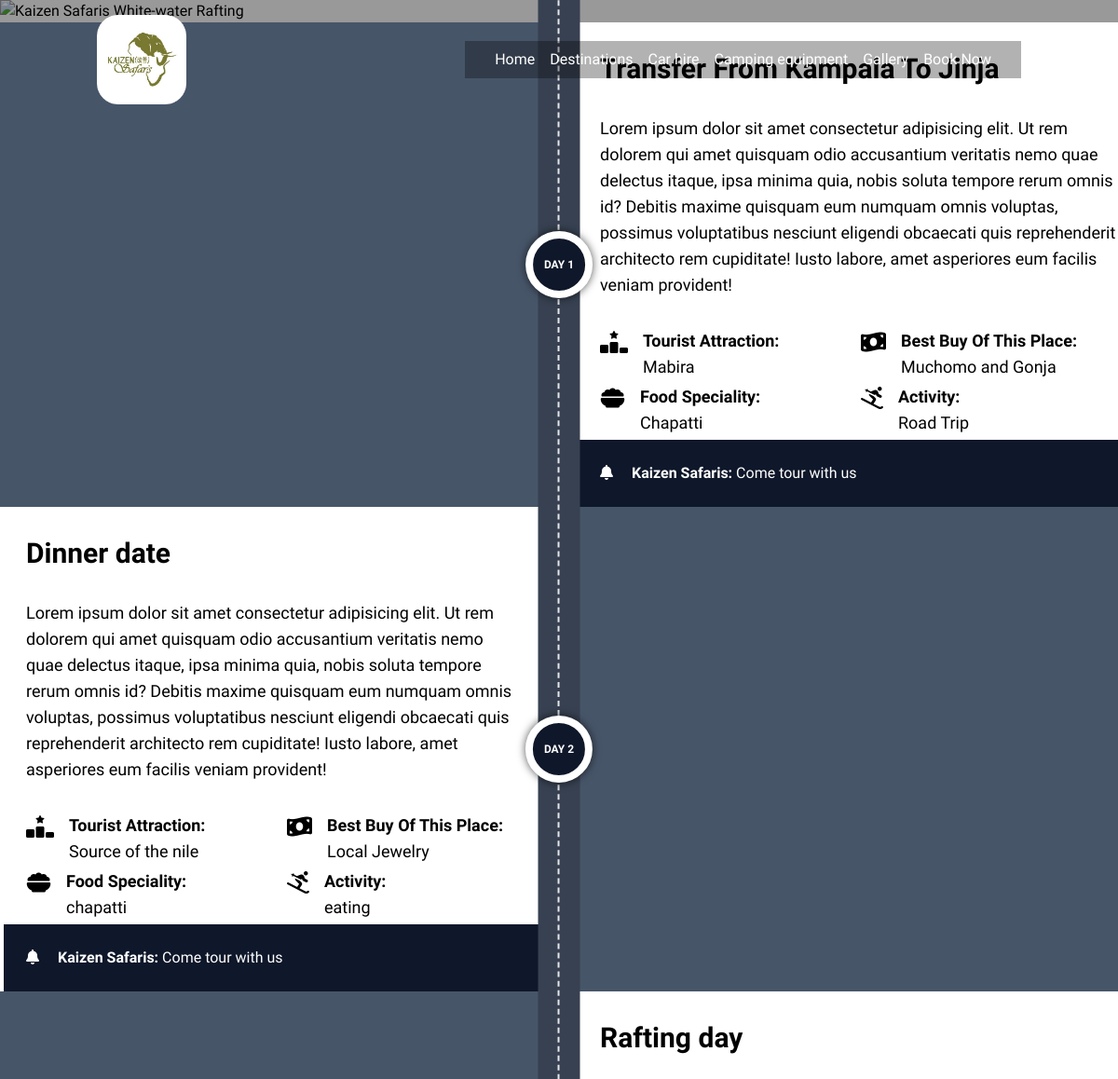
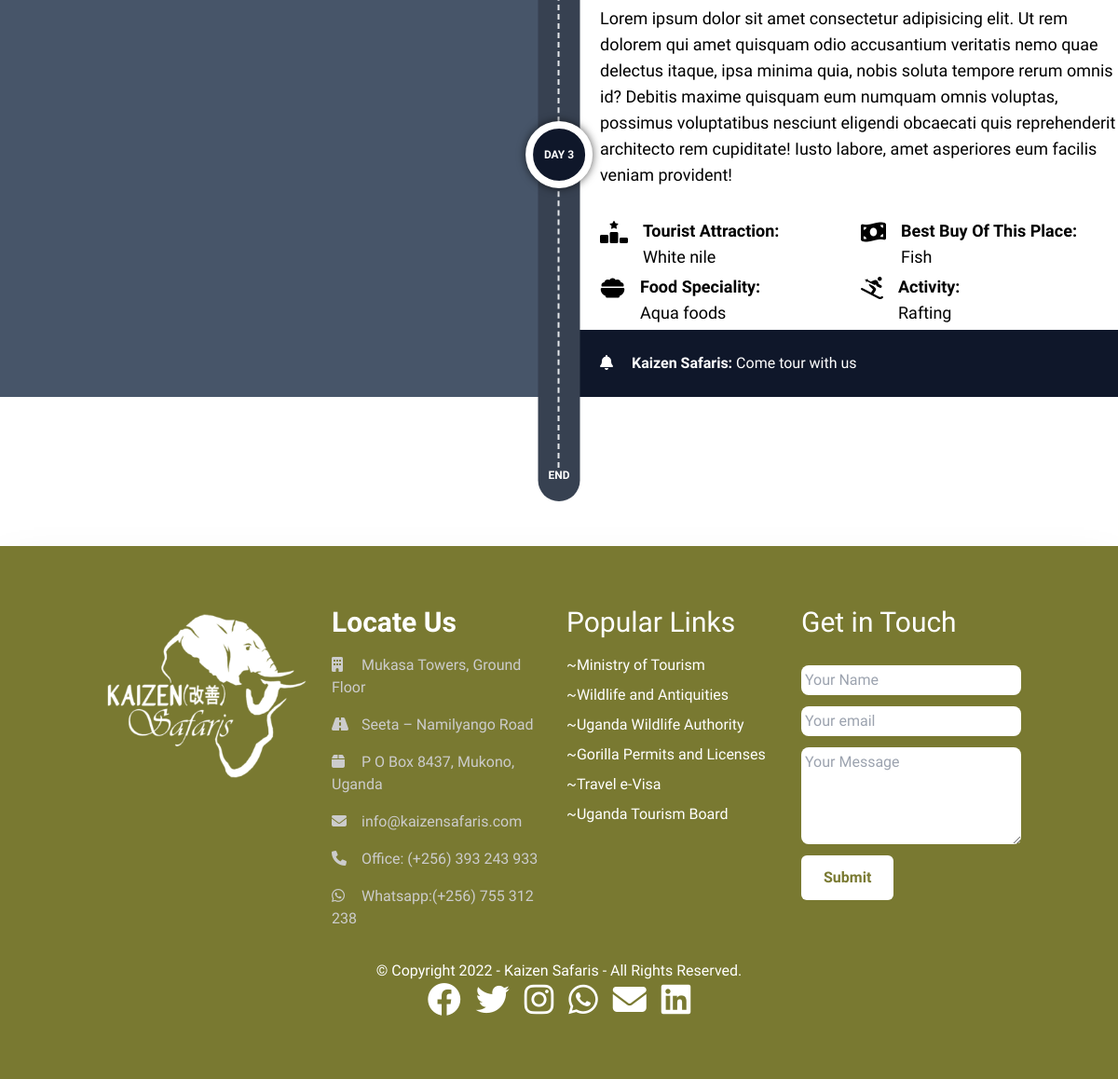
Page /destinations/itineraries/3 on the committed database (2 pictures, top to bottom).
### destinations/models.py (models this page shows, shortened)
class Day(models.Model):
    itinerary = models.ForeignKey(Itinerary, on_delete=models.CASCADE, related_name='days')
    image = models.ImageField(null=True)
    day = models.CharField(max_length=6, blank=True)
    title = models.CharField(max_length=100)
    description = models.TextField()
    tourist_attraction = models.CharField(max_length=100)
    best_buy = models.CharField(max_length=50)
    food_speciality = models.CharField(max_length=50)
    activity = models.CharField(max_length=50)
    class Meta:
        verbose_name = 'Day'
        verbose_name_plural = 'Days'

### destinations/views.py (the view)
# urls.py: path('itineraries/<int:pk>', itineraryDetailView, name='itinerary-detail'),
def itineraryDetailView(request, pk):
    template_name = 'destinations/itinerary-detail.html'
    itinerary = Itinerary.objects.get(id=pk)
    context = {
        'itinerary': itinerary,
    }
    return render(request, template_name, context)

### destinations/templates/destinations/itinerary-detail.html (shortened to what this page needs)
{% extends 'base.html' %}
{% load static %}
{% block content %}
    <section id="banner" class="overflow-hidden h-[80vh]">
        <div class="relative h-full">
            <div class="cover z-10 absolute top-0 left-0 w-full h-full bg-black bg-opacity-40">
                <div id="hero-space"></div>
            </div>
        </div>
    </section>
    <section class="pb-40">
        <section class="cards relative">
            {% for day in itinerary.days.all %}
                <div class="card grid sm:grid-cols-2 sm:gap-8 ">
                    <figure class="card-item relative bg-slate-600">
                        <div class="circle transition-all absolute bg-slate-900 rounded-full aspect-square p-3 sm:p-3 sm:top-1/2 z-30 grid justify-center content-center text-xs">
                            <span class="text-white font-bold">DAY {{ day.day }}</span>
                        </div>
                    </figure>
                    <article class="card-item pt-8 grid pl-1">
                        <h3 class="mt-8 sm:mt-0 ml-6 font-semibold text-3xl">{{ day.title }}</h3>
                        <p class="desc ml-6 text-lg my-8">
                            {{ day.description }}
                        </p>
                        <div class=" ml-6 grid gap-4 sm:gap-1 mb-3 sm:mb-1 sm:grid-cols-2 text-lg">
                            <div class="flex">
                                <div class="icon text-2xl mr-4">
                                    <i class="fas fa-ranking-star"></i>
                                </div>
                                <div>
                                    <h4 class=" font-semibold">Tourist Attraction:</h4>
                                    <p>{{ day.tourist_attraction }}</p>
                                </div>
                            </div>
                            <div class="flex">
                                <div class="icon text-2xl mr-4">
                                    <i class="fas fa-money-bill-wave"></i>
                                </div>
                                <div>
                                    <h4 class=" font-semibold">Best Buy Of This Place:</h4>
                                    <p>{{ day.best_buy }}</p>
                                </div>
                            </div>
                            <div class="flex">
                                <div class="icon text-2xl mr-4">
                                    <i class="fas fa-bowl-food"></i>
                                </div>
                                <div>
                                    <h4 class=" font-semibold">Food Speciality:</h4>
                                    <p>{{ day.food_speciality }}</p>
                                </div>
                            </div>
                            <div class="flex">
                                <div class="icon text-2xl mr-4">
                                    <i class="fas fa-skiing"></i>
                                </div>
                                <div>
                                    <h4 class=" font-semibold">Activity:</h4>
                                    <p>{{ day.activity }}</p>
                                </div>
                            </div>
                        </div>
                        <footer class=" p-6 bg-slate-900 text-white mt-auto">
                            <i class="fas fa-bell mr-4"></i>
                            <strong>Kaizen Safaris:</strong> Come tour with us
                        </footer>
                    </article>
                </div>
            {% endfor %}
            <div id="spacer" class="absolute bg-gray-700 p-1 sm:left-1/2 top-0 rounded-full flex flex-col justify-center text-white z-20">
                <div class="endpts bg-gray-700 uppercase text-xs font-semibold text-center mb-4">end</div>
            </div>
        </section>
    </section>
{% endblock content %}

### static/css/style.css (style rules this page uses)
html { line-height: 1.5; -webkit-text-size-adjust: 100%; -moz-tab-size: 4; -o-tab-size: 4; tab-size: 4; font-family: ui-sans-serif, system-ui, -apple-system, BlinkMacSystemFont, "Segoe UI", Roboto, "Helvetica Neue", Arial, "Noto Sans", sans-serif, "Apple Color Emoji", "Segoe UI Emoji", "Segoe UI Symbol", "Noto Color Emoji"; }
body { margin: 0; line-height: inherit; }
h1, h2, h3, h4, h5, h6 { font-size: inherit; font-weight: inherit; }
b, strong { font-weight: bolder; }
blockquote, dl, dd, h1, h2, h3, h4, h5, h6, hr, figure, p, pre { margin: 0; }
.absolute { position: absolute; }
.relative { position: relative; }
.left-0 { left: 0px; }
.top-0 { top: 0px; }
.z-10 { z-index: 10; }
.z-30 { z-index: 30; }
.z-20 { z-index: 20; }
.my-8 { margin-top: 2rem; margin-bottom: 2rem; }
.mb-4 { margin-bottom: 1rem; }
.mr-4 { margin-right: 1rem; }
.mt-8 { margin-top: 2rem; }
.mt-auto { margin-top: auto; }
.ml-6 { margin-left: 1.5rem; }
.mb-3 { margin-bottom: 0.75rem; }
.flex { display: flex; }
.grid { display: grid; }
.aspect-square { aspect-ratio: 1 / 1; }
.h-full { height: 100%; }
.h-\[80vh\] { height: 80vh; }
.w-full { width: 100%; }
.flex-col { flex-direction: column; }
.content-center { align-content: center; }
.justify-center { justify-content: center; }
.gap-4 { gap: 1rem; }
.overflow-hidden { overflow: hidden; }
.overflow-x-hidden { overflow-x: hidden; }
.rounded-full { border-radius: 9999px; }
.bg-black { --tw-bg-opacity: 1; background-color: rgb(0 0 0 / var(--tw-bg-opacity)); }
.bg-slate-600 { --tw-bg-opacity: 1; background-color: rgb(71 85 105 / var(--tw-bg-opacity)); }
.bg-slate-900 { --tw-bg-opacity: 1; background-color: rgb(15 23 42 / var(--tw-bg-opacity)); }
.bg-gray-700 { --tw-bg-opacity: 1; background-color: rgb(55 65 81 / var(--tw-bg-opacity)); }
.bg-opacity-40 { --tw-bg-opacity: 0.4; }
.p-1 { padding: 0.25rem; }
.p-3 { padding: 0.75rem; }
.p-6 { padding: 1.5rem; }
.pb-40 { padding-bottom: 10rem; }
.pt-8 { padding-top: 2rem; }
.pl-1 { padding-left: 0.25rem; }
.text-center { text-align: center; }
.text-3xl { font-size: 1.875rem; line-height: 2.25rem; }
.text-lg { font-size: 1.125rem; line-height: 1.75rem; }
.text-xs { font-size: 0.75rem; line-height: 1rem; }
.text-2xl { font-size: 1.5rem; line-height: 2rem; }
.font-bold { font-weight: 700; }
.font-semibold { font-weight: 600; }
.uppercase { text-transform: uppercase; }
.text-white { --tw-text-opacity: 1; color: rgb(255 255 255 / var(--tw-text-opacity)); }
.transition-all { transition-property: all; transition-timing-function: cubic-bezier(0.4, 0, 0.2, 1); transition-duration: 150ms; }
body { font-family: 'Comic Neue', cursive; }
@media (min-width: 640px) { .sm\:top-1\/2 { top: 50%; } }
@media (min-width: 640px) { .sm\:left-1\/2 { left: 50%; } }
@media (min-width: 640px) { .sm\:mt-0 { margin-top: 0px; } }
@media (min-width: 640px) { .sm\:mb-1 { margin-bottom: 0.25rem; } }
@media (min-width: 640px) { .sm\:grid-cols-2 { grid-template-columns: repeat(2, minmax(0, 1fr)); } }
@media (min-width: 640px) { .sm\:gap-8 { gap: 2rem; } }
@media (min-width: 640px) { .sm\:gap-1 { gap: 0.25rem; } }
@media (min-width: 640px) { .sm\:p-3 { padding: 0.75rem; } }

### destinations/templates/destinations/itinerary-detail.html (style rules this page uses)
#spacer { height: calc(100% + 17rem); transform: translateY(-10rem) translateX(-45%); }
.endpts { transform: translateX(45%); }
@media screen and (min-width: 640px) { .circle { border: 8px solid white; box-shadow: 0 0 10px #000000aa; } }
@media screen and (min-width: 640px) { #spacer { height: calc(100% + 17rem); transform: translateY(-10rem) translateX(-50%); } }
@media screen and (min-width: 640px) { .endpts { transform: translateX(0); } }
@media screen and (min-width: 640px) { .card:nth-child(even) article .desc { padding-right: 2rem; } }
@media screen and (min-width: 640px) { .card:nth-child(even) .card-item:last-child { order: -1; } }
@media screen and (min-width: 640px) { .card:nth-child(even) .card-item .circle { left: 0; transform: translateY(-50%) translateX(calc(-50% - 1rem)); } }
@media screen and (min-width: 640px) { .card:nth-child(odd) .card-item .circle { right: 0; transform: translateY(-50%) translateX(calc(50% + 1rem)); } }

### rows in the picture
Day: day "1", title "Transfer From Kampala To Jinja", description "Lorem ipsum dolor sit amet consectetur adipisicing elit. Ut rem dolorem qui amet quisquam odio accusantium veritatis nemo quae delectus itaque, ipsa minima quia, nobis soluta tempore rerum omnis id? Debitis maxime quisquam eum numquam omnis voluptas, possimus voluptatibus nesciunt eligendi obcaecati quis reprehenderit architecto rem cupiditate! Iusto labore, amet asperiores eum facilis veniam provident!", tourist_attraction "Mabira", best_buy "Muchomo and Gonja", food_speciality "Chapatti", activity "Road Trip"
Day: day "2", title "Dinner date", description "Lorem ipsum dolor sit amet consectetur adipisicing elit. Ut rem dolorem qui amet quisquam odio accusantium veritatis nemo quae delectus itaque, ipsa minima quia, nobis soluta tempore rerum omnis id? Debitis maxime quisquam eum numquam omnis voluptas, possimus voluptatibus nesciunt eligendi obcaecati quis reprehenderit architecto rem cupiditate! Iusto labore, amet asperiores eum facilis veniam provident!", tourist_attraction "Source of the nile", best_buy "Local Jewelry", food_speciality "chapatti", activity "eating"
Day: day "3", title "Rafting day", description "Lorem ipsum dolor sit amet consectetur adipisicing elit. Ut rem dolorem qui amet quisquam odio accusantium veritatis nemo quae delectus itaque, ipsa minima quia, nobis soluta tempore rerum omnis id? Debitis maxime quisquam eum numquam omnis voluptas, possimus voluptatibus nesciunt eligendi obcaecati quis reprehenderit architecto rem cupiditate! Iusto labore, amet asperiores eum facilis veniam provident!", tourist_attraction "White nile", best_buy "Fish", food_speciality "Aqua foods", activity "Rafting"
